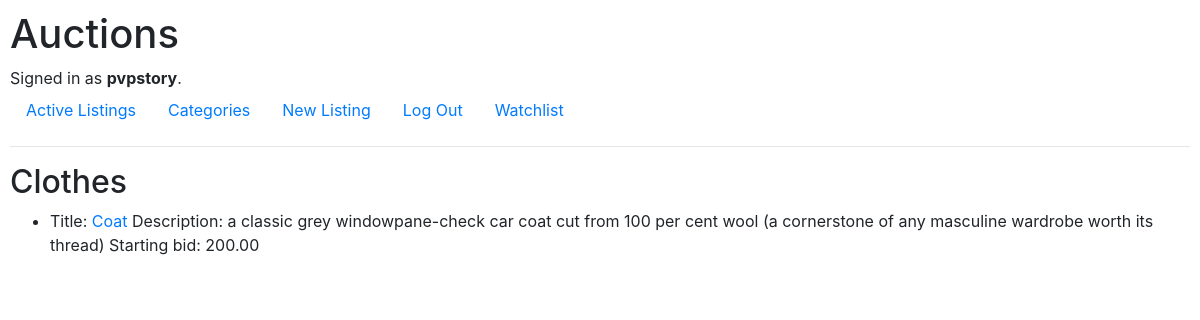
The page /categories/Clothes (signed in) on the database its author committed.
### auctions/models.py (models this page shows, shortened)
class User(AbstractUser):
    pass

class listings(models.Model):
    title = models.CharField(max_length=64)
    description = models.TextField(max_length=500)
    starting_bit = models.DecimalField(max_digits=10, decimal_places=2)
    image_URL = models.URLField(blank=True)
    creator = models.ForeignKey(User, on_delete=models.CASCADE)
    category = models.TextField(max_length=100, default="Others")
    closed = models.BooleanField(default=False)
    current_price = models.DecimalField(max_digits=10, decimal_places=2)

### auctions/views.py (the view)
# urls.py: path("categories/<str:category>", views.category, name="category")
def category(request, category):
    return render(request,"auctions/category.html",{
        "listings": listings.objects.filter(category=category),
        "category": category
    })

### auctions/templates/auctions/category.html
{% extends "auctions/layout.html" %}
{% block body %}
    <h2>{{ category }}</h2>
    <ul>
    {% for item in listings  %}
    <li>Title: <a href="/listing/{{ item.id }}">{{ item.title }}
    </a> Description: {{ item.description }}
        Starting bid: {{ item.starting_bit }}</li>
    {% endfor %}
    </ul>
{% endblock %}

### auctions/templates/auctions/layout.html (shortened to what this page needs)
{% load static %}
<!DOCTYPE html>
<html lang="en">
    <head>
        <link rel="stylesheet" href="https://stackpath.bootstrapcdn.com/bootstrap/4.4.1/css/bootstrap.min.css">
        <link href="{% static 'auctions/styles.css' %}" rel="stylesheet">
    </head>
    <body>
        <h1>Auctions</h1>
        <div>
            {% if user.is_authenticated %}
                Signed in as <strong>{{ user.username }}</strong>.
            {% else %}
                Not signed in.
            {% endif %}
        </div>
        <ul class="nav">
            <li class="nav-item">
                <a class="nav-link" href="{% url 'index' %}">Active Listings</a>
            </li>
        <li>
            <a class="nav-link" href="{% url 'categories' %}">Categories</a>
        </li>
            {% if user.is_authenticated %}
                <li>
                    <a class="nav-link" href="{% url 'new_listing' %}">New Listing</a>
                </li>
                <li class="nav-item">
                    <a class="nav-link" href="{% url 'logout' %}">Log Out</a>
                </li>
                <li class="nav-item">
                    <a class="nav-link" href="{% url 'watchlist' %}">Watchlist</a>
                </li>
            {% endif %}
        </ul>
        <hr>
        {% block body %}
        {% endblock %}
    </body>
</html>

### auctions/static/auctions/styles.css (style rules this page uses)
body { padding: 10px; }

### rows shown on the page
User: username "pvpstory"
listings: category "Clothes", title "Coat", description "a classic grey windowpane-check car coat cut from 100 per cent wool (a cornerstone of any masculine wardrobe worth its thread)", starting_bit "200.00"
